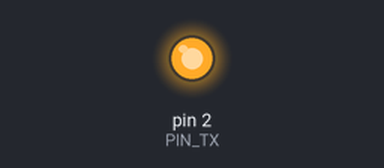
Bench run of a sketch on a simulated Arduino Uno, built with avr-gcc and run on an emulated ATmega328P. Shown: output pins drawn as LEDs (lit = HIGH). What the sketch prints to the serial monitor is not drawn.

Above: at 1.0 s.
At 11.0 s:
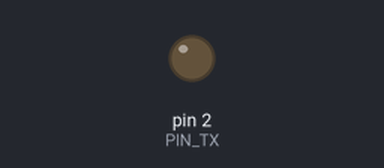
Timing chart, 0 to 16.9 s (numbered marks = the images above):
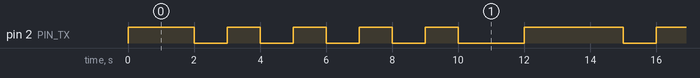

The sketch:

FrancavillaAndreatx2.ino
```cpp
#define PIN_TX 2

#define bigEndian 1
#define Tb 1000  //tempo di bit in ms
#define Nb 8

const char parity = 'N'; //N,O,E
const int data = 0b10101010;

typedef enum {
  Idle,
  Start,
  Data,
  Parity,
  Stop1,
  Stop2
} State;

State current_state = Idle;
int current_bit = 0;
unsigned long previousMillis = 0;

void setup() {
  pinMode(PIN_TX, OUTPUT);
  Serial.begin(9600);
  Serial.print("init\n");
  digitalWrite(PIN_TX, HIGH);
}

void loop() {
  txMachine();
}

void txMachine() {
  if (millis() - previousMillis < Tb) {
    return; //aspetta il tempo di bit
  }
  previousMillis = millis();

  State future_state = current_state;
  switch (current_state) {
    case Idle:
      future_state = Start;
      Serial.print("\n");
      break;

    case Start:
      transmitBit(0);
      future_state = Data;
      current_bit = 0;
      break;

    case Data:
      handleDataTx();
      if (current_bit == Nb) {
        future_state = Parity;
      }
      break;

    case Parity:
      handleParity();
      future_state = Stop1;
      break;

    case Stop1:
      transmitBit(1);
      future_state = Stop2;
      break;

    case Stop2:
      transmitBit(1);
      future_state = Idle;
      break;
  }
  current_state = future_state;
}

void transmitBit(int bit) {
  digitalWrite(PIN_TX, bit ? HIGH : LOW);
  Serial.print(bit);
}

int extractBit(int data, int numBit) {
  #ifdef bigEndian
    int adjustedBit = (Nb - 1) - numBit;
  #else
    int adjustedBit = numBit;
  #endif
  int mask = 0b1 << adjustedBit;
  return (data & mask) ? 1 : 0;
}

void handleDataTx() {
  int bit = extractBit(data, current_bit);
  transmitBit(bit);
  current_bit++;
}

void handleParity() {
  if (parity == 'N') return;
  int p = (parity == 'O') ? 1 : 0;
  for (int i = 0; i < Nb; i++) {
    p ^= extractBit(data, i);
  }
  transmitBit(p);
}


/**
ESERCIZI

1) gestire il tempo: rispettare Tb (trasmettere un bit ogni Tb)
2) gestione Big Endian

*/
```

Measured:
- by itself, pin 2 (PIN_TX): repeats every 13.0 s: 3 × (HIGH 1.0 s, LOW 1.0 s), HIGH 1.0 s, LOW 2.0 s, HIGH 3.0 s, LOW 1.0 s
- by itself, everything shown: repeats every 13.0 s, in 10 steps
